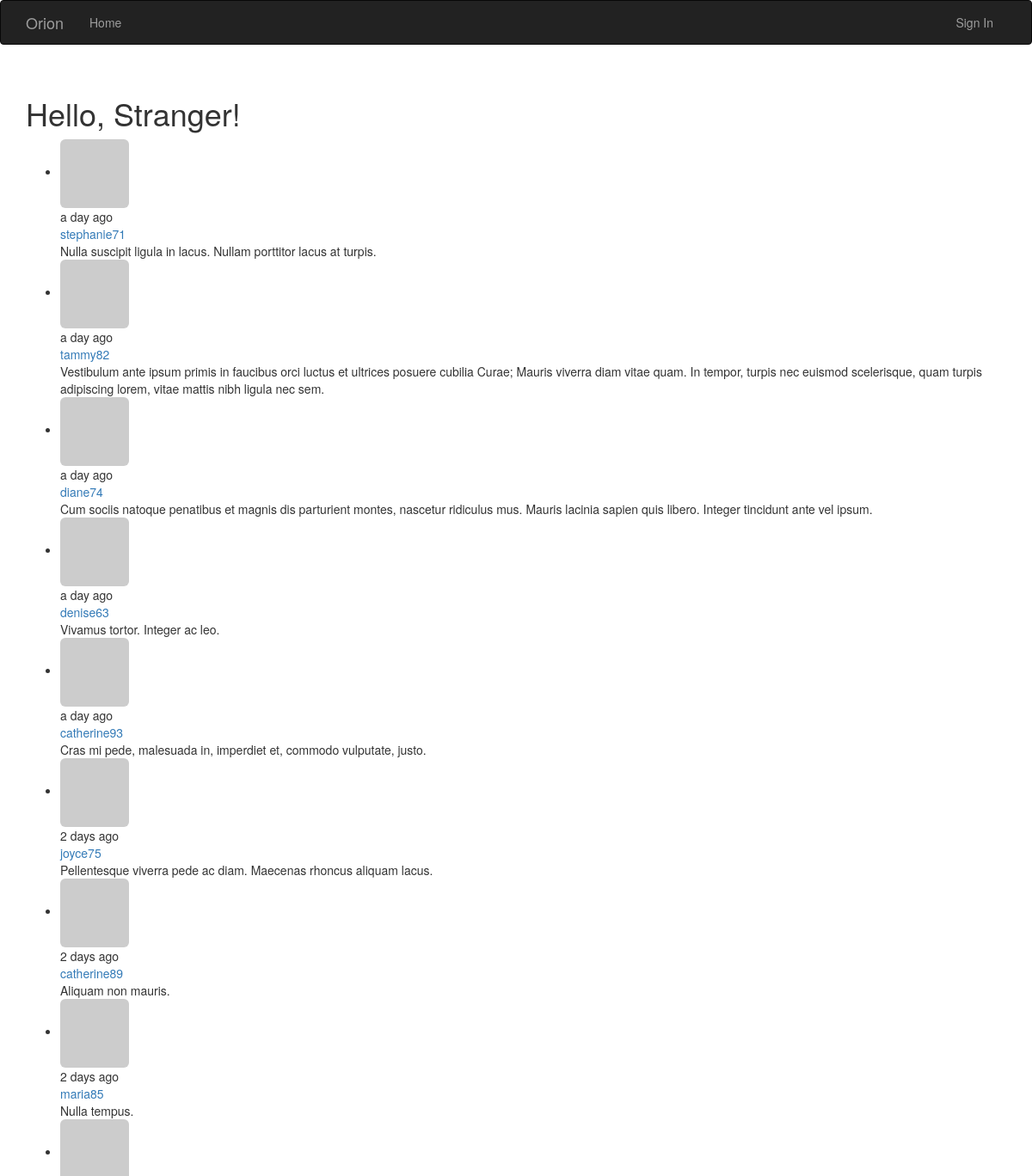
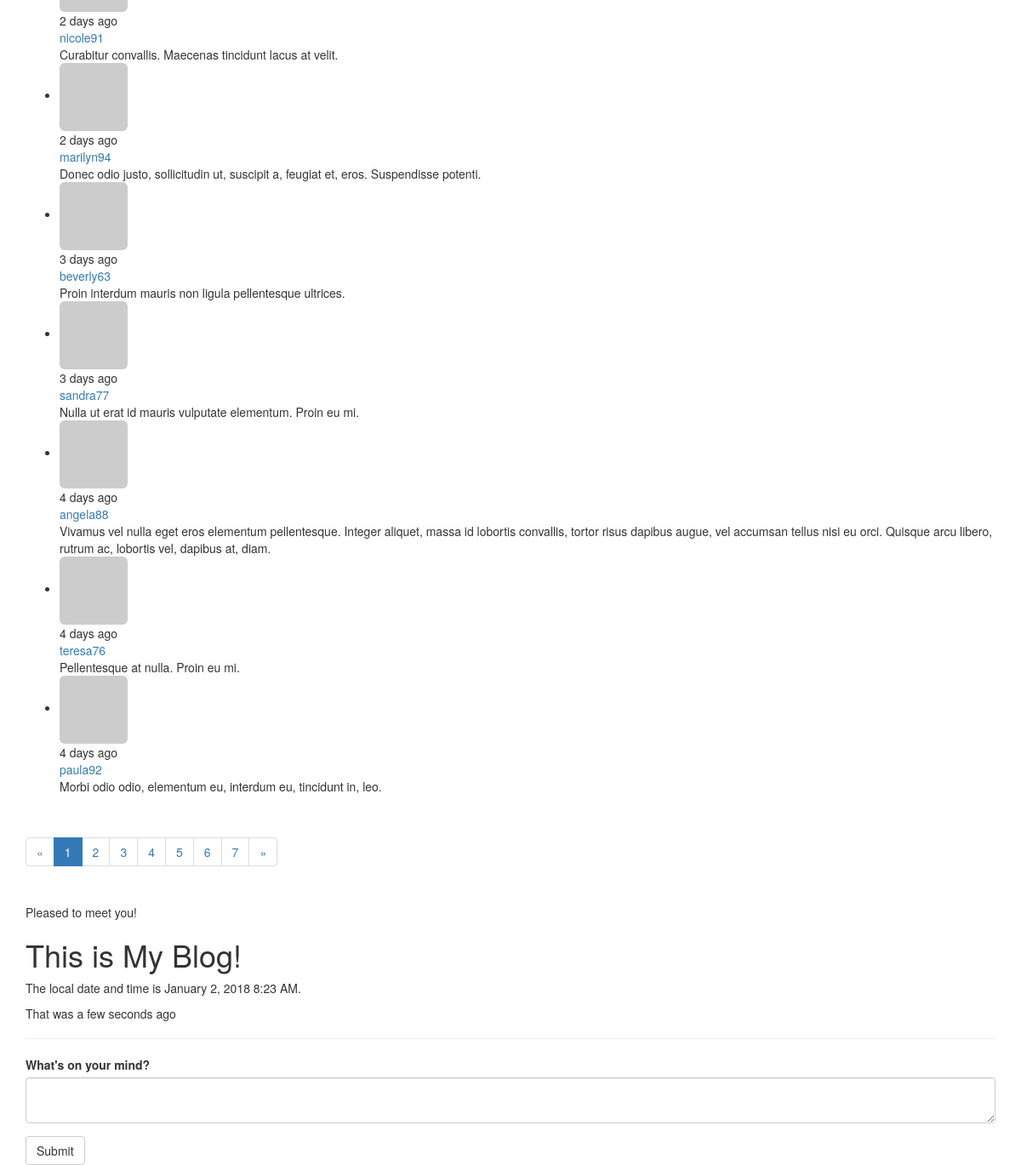
/main/, run on the app's committed database (2 pictures, top to bottom).
### app/models.py (models this page shows, shortened)
class Post(db.Model):
    __tablename__ = 'posts'
    id = db.Column(db.Integer, primary_key=True)
    body = db.Column(db.Text)
    timestamp = db.Column(db.DateTime, index=True, default=datetime.utcnow)
    author_id = db.Column(db.Integer, db.ForeignKey('users.id'))
    body_html = db.Column(db.Text)
    comments = db.relationship('Comment',backref='post', lazy='dynamic')

class User(UserMixin, db.Model):
    __tablename__ = 'users'
    id = db.Column(db.Integer, primary_key=True)
    email = db.Column(db.String(64), unique=True, index=True)
    username = db.Column(db.String(64), unique=True, index=True)
    role_id = db.Column(db.Integer, db.ForeignKey('roles.id'))
    password_hash = db.Column(db.String(128))
    confirmed = db.Column(db.Boolean, default=False)
    name = db.Column(db.String(64))
    location = db.Column(db.String(64))
    about_me = db.Column(db.Text())
    member_since = db.Column(db.DateTime(), default=datetime.utcnow)
    last_seen = db.Column(db.DateTime(), default=datetime.utcnow)
    avatar_hash = db.Column(db.String(32))
    posts = db.relationship('Post', backref='author', lazy='dynamic')
    followed = db.relationship('Follow',
                               foreign_keys=[Follow.follower_id],
                               backref=db.backref('follower', lazy='joined'),
                               lazy='dynamic',
                               cascade='all, delete-orphan')
    followers = db.relationship('Follow',
                                foreign_keys=[Follow.followed_id],
                                backref=db.backref('followed', lazy='joined'),
                                lazy='dynamic',
                                cascade='all, delete-orphan')
    comments = db.relationship('Comment',
                               backref='author', lazy='dynamic')
    @property
    def password(self):
        raise AttributeError('password is not a readable attribute')
    def gravatar(self, size=100, default='identicon', rating='g'):
        if request.is_secure:
            url = 'https://secure.gravatar.com/avatar'
        else:
            url = 'http://www.gravatar.com/avatar'
        hash = self.avatar_hash or hashlib.md5(
            self.email.encode('utf-8')).hexdigest()
        return '{url}/{hash}?s={size}&d={default}&r={rating}'.format(url=url, hash=hash, size=size, default=default, rating=rating)

### app/main/views.py (the view)
@main.route('/', methods=['GET', 'POST'])
def index():
    form = PostForm()
    if current_user.can(Permission.WRITE_ARTICLES) and \
            form.validate_on_submit():
        post = Post(body=form.body.data,
                    author=current_user._get_current_object())
        db.session.add(post)
        db.session.commit()
        return redirect(url_for('.index'))
    page = request.args.get('page', 1, type=int)
    show_followed = False
    if current_user.is_authenticated:
        show_followed = bool(request.cookies.get('show_followed', ''))
    if show_followed:
        query = current_user.followed_posts
    else:
        query = Post.query
    pagination = query.order_by(Post.timestamp.desc()).paginate(
        page, per_page=current_app.config['FLASKY_POSTS_PER_PAGE'],
        error_out=False)
    posts = pagination.items
    return render_template('index.html', form=form, posts=posts, pagination=pagination, current_time=datetime.utcnow())

### app/main/forms.py
class PostForm(Form):
    body = PageDownField("What's on your mind?", validators=[DataRequired()])
    submit = SubmitField('Submit')

### app/auth/views.py (called while the page is built)
@auth.before_app_request
def before_request():
    if current_user.is_authenticated:
        current_user.ping()
        if not current_user.confirmed \
                and request.endpoint \
                and request.blueprint != 'auth' \
                and request.endpoint != 'static':
            return redirect(url_for('auth.unconfirmed'))

### app/main/__init__.py (called while the page is built)
@main.app_context_processor
def inject_permissions():
    return dict(Permission=Permission)

### app/main/views.py (called while the page is built)
@main.after_app_request
def after_request(response):
    for query in get_debug_queries():
        if query.duration >= current_app.config['FLASKY_SLOW_DB_QUERY_TIME']:
            current_app.logger.warning(
                'Slow query: %s\nParameters: %s\nDuration: %fs\nContext: %s\n'
                % (query.statement, query.parameters, query.duration,
                   query.context))
    return response

### app/models.py (called while the page is built)
    def can(self, permissions):
        return False

### app/templates/index.html (shortened to what this page needs)
{% extends "base.html" %}
{% import "bootstrap/wtf.html" as wtf %}
{% import "_macros.html" as macros %}
{% block page_content %}
<div class="page-header">
    <h1>Hello, {% if current_user.is_authenticated %}{{ current_user.username }}{% else %}Stranger{% endif %}!</h1>
    <ul class="post">
        {% for post in posts %}
        <li class="post">
            <div class="post-thumbnail">
                <a href="{{ url_for('.user', username=post.author.username) }}">
                    <img class="img-rounded profile-thumbnail"
                        src="{{ post.author.gravatar(size=40) }}">
                </a>
            </div>
            <div class="post-date">{{ moment(post.timestamp).fromNow() }}</div>
            <div class="post-author">
                <a href="{{ url_for('.user', username=post.author.username) }}">
                    {{ post.author.username }}
                </a>
            </div>
            <div class="post-body">{{ post.body }}</div>
        </li>
        {% endfor %}
    </ul>
    {% if pagination %}
    <div class="pagination">
        {{ macros.pagination_widget(pagination, '.index') }}
    </div>
    {% endif %}
    {% if not known %}
    <p>Pleased to meet you!</p>
    {% else %}
    <p>Happy to see you again!</p>
    {% endif %}
    <h1>This is My Blog!</h1>
    <p>The local date and time is {{ moment(current_time).format('LLL') }}.</p>
    <p>That was {{ moment(current_time).fromNow(refresh=True) }}</p>
</div>
{{ wtf.quick_form(form) }}
{% endblock %}

### data on the page
Post: timestamp "a day ago", author.username "stephanie71", body "Nulla suscipit ligula in lacus. Nullam porttitor lacus at turpis."
Post: timestamp "a day ago", author.username "tammy82", body "Vestibulum ante ipsum primis in faucibus orci luctus et ultrices posuere cubilia Curae; Mauris viverra diam vitae quam. In tempor, turpis nec euismod scelerisque, quam turpis adipiscing lorem, vitae mattis nibh ligula nec sem."
Post: timestamp "a day ago", author.username "diane74", body "Cum sociis natoque penatibus et magnis dis parturient montes, nascetur ridiculus mus. Mauris lacinia sapien quis libero. Integer tincidunt ante vel ipsum."
Post: timestamp "a day ago", author.username "denise63", body "Vivamus tortor. Integer ac leo."
Post: timestamp "a day ago", author.username "catherine93", body "Cras mi pede, malesuada in, imperdiet et, commodo vulputate, justo."
Post: timestamp "2 days ago", author.username "joyce75", body "Pellentesque viverra pede ac diam. Maecenas rhoncus aliquam lacus."
Post: timestamp "2 days ago", author.username "catherine89", body "Aliquam non mauris."
Post: timestamp "2 days ago", author.username "maria85", body "Nulla tempus."
Post: timestamp "2 days ago", author.username "nicole91", body "Curabitur convallis. Maecenas tincidunt lacus at velit."
Post: timestamp "2 days ago", author.username "marilyn94", body "Donec odio justo, sollicitudin ut, suscipit a, feugiat et, eros. Suspendisse potenti."
Post: timestamp "3 days ago", author.username "beverly63", body "Proin interdum mauris non ligula pellentesque ultrices."
Post: timestamp "3 days ago", author.username "sandra77", body "Nulla ut erat id mauris vulputate elementum. Proin eu mi."
Post: timestamp "4 days ago", author.username "angela88", body "Vivamus vel nulla eget eros elementum pellentesque. Integer aliquet, massa id lobortis convallis, tortor risus dapibus augue, vel accumsan tellus nisi eu orci. Quisque arcu libero, rutrum ac, lobortis vel, dapibus at, diam."
Post: timestamp "4 days ago", author.username "teresa76", body "Pellentesque at nulla. Proin eu mi."
Post: timestamp "4 days ago", author.username "paula92", body "Morbi odio odio, elementum eu, interdum eu, tincidunt in, leo."

### other printed values
{{ p }} "1"
{{ p }} "2" "3" "4" "5" "6" "7"
